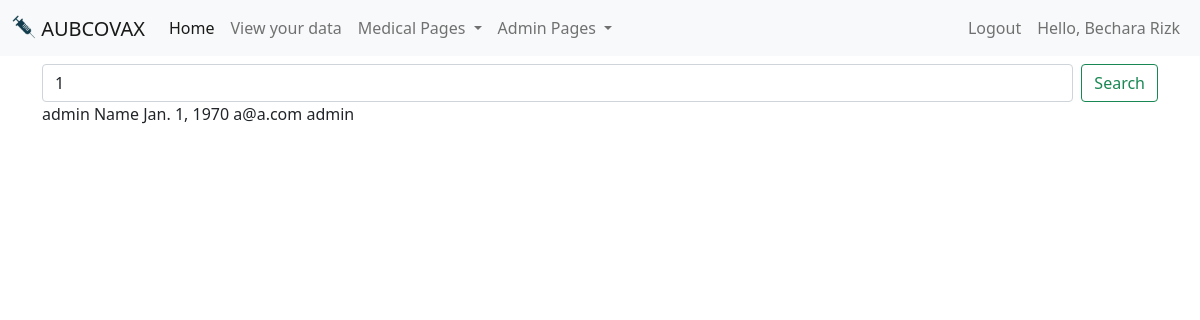
Page /medicalSearch/1 (signed in) on the committed database.
### main/models.py (models this page shows)
class Account(AbstractBaseUser, PermissionsMixin):
    username=models.CharField(max_length=200, unique=True)
    isMedicalStaff = models.BooleanField(default=False)
    isAdmin = models.BooleanField(default=False)
    name = models.CharField(max_length=200)
    email = models.EmailField(unique=False)
    DOB = models.DateField()
    ID_nbr = models.IntegerField(unique=True)
    phone_nbr = models.IntegerField(unique=True)
    address = models.CharField(max_length=200)
    medical_history = models.TextField()
    doseOne = models.BooleanField(default=False)
    doseOneDate = models.DateField(null=True, blank=True)
    doseTwo = models.BooleanField(default=False)
    doseTwoDate = models.DateField(null=True, blank=True)
    nextAppointment = models.DateField(null=True, blank=True)
    is_staff=models.BooleanField(default=False)
    is_active=models.BooleanField(default=True)
    objects = MyUserManager()
    USERNAME_FIELD = 'username'
    REQUIRED_FIELDS = ['name', 'email', 'isMedicalStaff', 'isAdmin', 'DOB', 'ID_nbr', 'phone_nbr', 'address', 'medical_history']
    def __str__(self):
        return self.username

### main/views.py (the view)
# urls.py: path('medicalSearch/<int:phoneNb>', views.medicalSearchNb, name='medicalSearch'),
def medicalSearchNb(request, phoneNb):
    if request.method == 'POST':
        phoneNb=request.POST.get('phoneNb')
        print(phoneNb)
        return redirect(f'/medicalSearch/{phoneNb}', phoneNb=phoneNb)
    patient=Account.objects.filter(phone_nbr=phoneNb)
    try:
        return render(request, 'medicalSearch.html', {'result':True ,'patient': patient[0], 'notFound':False,'nb':phoneNb})
    except:
        return render(request, 'medicalSearch.html', {'result':True, 'notFound':True,'nb':phoneNb})

### main/templates/medicalSearch.html (shortened to what this page needs)
{% extends 'base.html' %}
{% block content %}
{% if user.is_authenticated and user.isMedicalStaff %}
<form method="post" class="d-flex">
<input class="form-control me-2" type="search" placeholder="Enter a phone number" value="{{nb}}" aria-label="Search" name="phoneNb">
<button class="btn btn-outline-success" type="submit">Search</button>
</form>
{% if notFound %}
<p>Sorry, we couldn't find a patient with that name</p>
{% else %}
{% if result %}
{{patient}}
{{patient.name}}
{{patient.DOB}}
{{patient.email}}
{{patient.username}}
{% else %}
search for a patient
{% endif %}
{% endif %}
{% else %}
You need to be a Medical Staff to access this page
{% endif %}
{% endblock %}

### main/templates/base.html (shortened to what this page needs)
<!doctype html>
<html lang="en">
  <head>
    <link href="https://cdn.jsdelivr.net/npm/bootstrap@5.0.2/dist/css/bootstrap.min.css" rel="stylesheet">
    {% load static %}
  </head>
  <body>
    <nav class="navbar navbar-expand-md navbar-light bg-light mb-2">
      <div class="container-fluid">
        <a class="navbar-brand mb-0 h1" href="/">
          <img src="{% static '/vaccine.png' %}" alt="" width="24px" height="24px" class="d-inline-block align-text-top">
          AUBCOVAX
        </a>
        <div class="collapse navbar-collapse" id="navbarSupportedContent">
          <ul class="navbar-nav me-auto mb-2 mb-lg-0">
            <li class="nav-item">
              <a class="nav-link active" href="/">Home</a>
            </li>
            <li class="nav-item">
              <a class="nav-link" href="/patientInfo">View your data</a>
            </li>
            <li class="nav-item dropdown">
              <a class="nav-link dropdown-toggle" href="#" id="navbarDropdown" role="button" data-bs-toggle="dropdown" aria-expanded="false">
                Medical Pages
              </a>
            </li>
            <li class="nav-item dropdown">
              <a class="nav-link dropdown-toggle" href="#" id="navbarDropdown" role="button" data-bs-toggle="dropdown" aria-expanded="false">
                Admin Pages
              </a>
            </li>
          </ul>
          <ul class="navbar-nav ml-auto">
            {% if user.is_authenticated %}
            <li class="nav-item">
              <a class="nav-link" href="/logout">Logout</a>
            </li>
            <li class="nav-item">
              <a class="nav-link" href="/patientInfo">Hello, {{user.name}}</a>
            </li>
            {% endif %}
        </div>
      </div>
    </nav>
    <div class="container-sm mb-4">
      {% block content %}
      {% endblock %}
    </div>
  </body>
</html>

### rows in the picture
Account: name "Bechara Rizk"
Account: username "admin", name "Name", DOB "Jan. 1, 1970", email "a@a.com"
